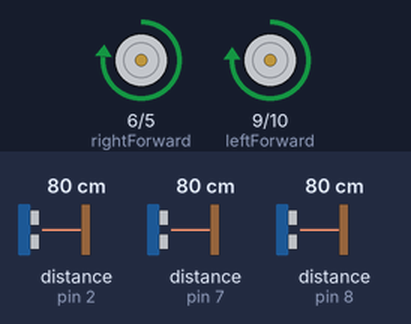
This sketch was run on a simulated Arduino Uno, built with avr-gcc and run on an emulated ATmega328P. On the bench: motor-driver pin pairs drawn as motors (green arrow = first pin HIGH = forward, orange = second pin HIGH = backward, longer = more drive). Wiring (inferred from the names in the program): 3 × ultrasonic range finder: trigger pin 3, echo pin 2 / trigger pin 11, echo pin 7 / trigger pin 12, echo pin 8. Inputs (shaded band) come from the test bench; at power-on: distance to the obstacle (sensors on pin 2, pin 8, pin 7) 80 cm. The echo pulse lasts 58.3 µs per cm.

Above: at 1.2 s.
1.3 s: distance to the obstacle (sensor on pin 2) set to 5 cm
2.8 s: distance to the obstacle (sensor on pin 2) set to 2 cm
At 3.6 s:
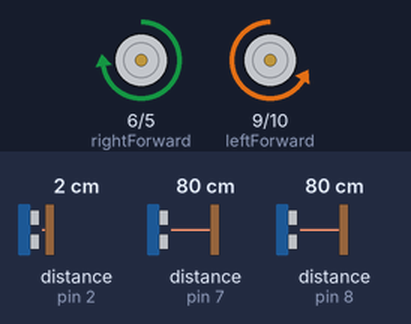
5.8 s: distance to the obstacle (sensor on pin 8) set to 13 cm
At 6.4 s:
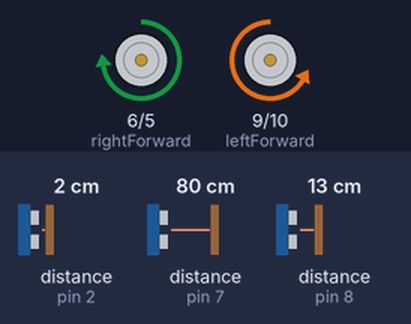
8.8 s: distance to the obstacle (sensor on pin 8) set to 10 cm
At 10.2 s:
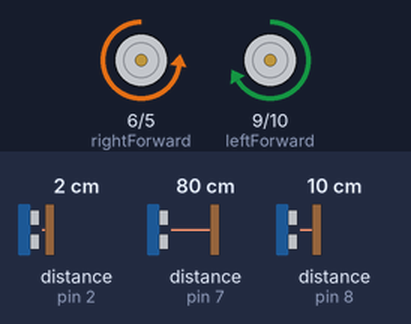
11.8 s: distance to the obstacle (sensor on pin 7) set to 13 cm
14.8 s: distance to the obstacle (sensor on pin 7) set to 9 cm
At 15.49 s:
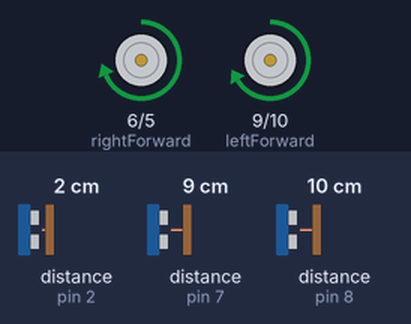
Timing chart, 0 to 17.8 s (numbered marks = the images above; inputs shaded):
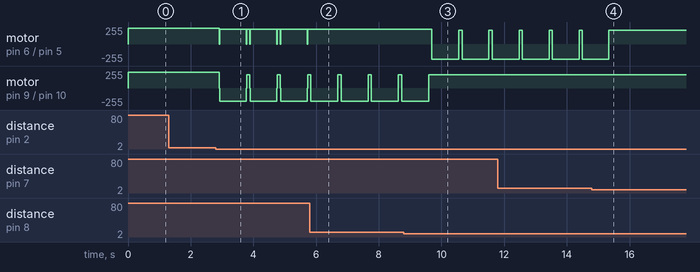

The sketch:

sketch_mar16a.ino
```cpp
/*
* Ultrasonic Sensor HC-SR04 and Arduino Tutorial
*
* Crated by Dejan Nedelkovski,
* www.HowToMechatronics.com
*
*/
// defines pins numbers

const int echoForward = 2;
const int echoRight = 7;
const int echoLeft = 8;
const int rightForward = 6;
const int rightBackward = 5;
const int leftForward = 9;
const int leftBackward = 10;
const int trigRight = 11;
const int trigForward = 3;
const int trigLeft = 12;
// defines variables
long forwardDuration;
int forwardDistance;

long leftDuration;
int leftDistance;

long rightDuration;
int rightDistance;
void setup() {

  pinMode(rightBackward,OUTPUT);
  pinMode(rightForward,OUTPUT);
  pinMode(leftForward,OUTPUT);
  pinMode(leftBackward,OUTPUT);

  pinMode(trigRight, OUTPUT); // Sets the trigPin as an Output
  pinMode(trigLeft, OUTPUT);
  pinMode(trigForward, OUTPUT);

  pinMode(echoForward, INPUT); // Sets the echoPin as an Input
  pinMode(echoLeft, INPUT);
  pinMode(echoRight, INPUT);
  Serial.begin(9600); // Starts the serial communication
}

void turnOn(int rForward, int rSpeed, int lForward, int lSpeed) {
  if (rForward == 2) {
    digitalWrite(rightForward, LOW);
    digitalWrite(rightBackward, LOW);
  } else if (rForward) {
    analogWrite(rightForward, rSpeed);
    digitalWrite(rightBackward, LOW);
  } else {
    analogWrite(rightBackward, rSpeed);
    digitalWrite(rightForward, LOW);
  }
  if (lForward == 2) {
    digitalWrite(leftForward, LOW);
    digitalWrite(leftBackward, LOW);
  } else if (lForward) {
    analogWrite(leftForward, lSpeed);
    digitalWrite(leftBackward, LOW);
  } else {
    analogWrite(leftBackward, lSpeed);
    digitalWrite(leftForward, LOW);
  }
}

void turnOff(){
    digitalWrite(10, LOW);
    digitalWrite(6,LOW);
    digitalWrite(9,LOW);
    digitalWrite(5,LOW);
    //delay(500);
}

int pingDistance(int triggerPin, int echoPin) {
  digitalWrite(triggerPin, LOW);
  delayMicroseconds(2);
  // Sets the trigPin on HIGH state for 10 micro seconds
  digitalWrite(triggerPin, HIGH);
  delayMicroseconds(10);
  digitalWrite(triggerPin, LOW);
  long duration = pulseIn(echoPin, HIGH);
  return duration *0.034/2;
}

void turn() {
  turnOff();
  turnOn(1,210,1,200);
  delay(100);
  turnOff();
  forwardDistance = pingDistance(trigForward, echoForward);
  rightDistance= pingDistance(trigRight, echoRight);
  leftDistance = pingDistance(trigLeft, echoLeft);

  if (leftDistance>10) {
      turnOn(1,225,0,200);
      delay(850);
      turnOn(2,0,2,0);
  } else if (rightDistance>10) {
    turnOn(0,225,1,200);
    delay(850);
    turnOn(2,0,2,0);
  }
}

void loop() {
// Clears the trigPin
forwardDistance = pingDistance(trigForward, echoForward);
rightDistance= pingDistance(trigRight, echoRight);
leftDistance = pingDistance(trigLeft, echoLeft);
// Prints the distance on the Serial Monitor
if (forwardDistance < 3) {
 turn();
}
else {
  if ((leftDistance < 5 ) && (rightDistance > 5 )  ){
    turnOn(2,145,1,240);
  }
  else if ((leftDistance > 5) && (rightDistance < 5 )) {
    turnOn(1,240,2,145);
  } else {
    turnOn(1,240,1,235);
  }
}

}
```

Measured:
- the behaviour switches between 4 and 3 cm on distance to the obstacle (sensor on pin 2) (found by bisection; images 0 and 1)
- the behaviour switches between 12 and 11 cm on distance to the obstacle (sensor on pin 8) (found by bisection; images 2 and 3)
- the behaviour switches between 12 and 11 cm on distance to the obstacle (sensor on pin 7) (found by bisection; images 3 and 4)
- after the input at 1.3 s, every drawn part: stays the same
- after the input at 5.8 s, motor on pin 6 (rightForward) / pin 5 (rightBackward): stops changing and stays forward 225/255
- after the input at 8.8 s, motor on pin 6 (rightForward) / pin 5 (rightBackward): alternates backward 225/255 for 0.86 s and forward 210/255 for 0.11 s, starting after 0.89 s; motor on pin 9 (leftForward) / pin 10 (leftBackward): goes on until 9.6 s, then stays forward 200/255
- after the input at 14.8 s, motor on pin 6 (rightForward) / pin 5 (rightBackward): goes on until 15.3 s, then stays forward 210/255
